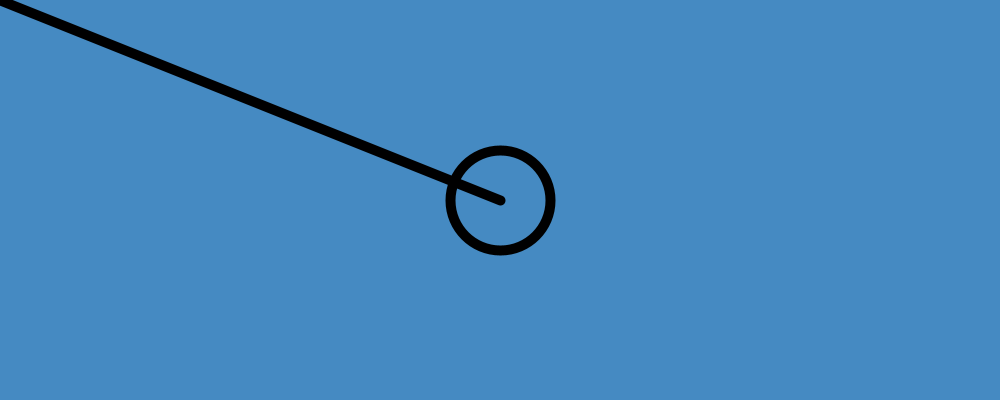
Frame 1 (no input)
Frame 60 (the mouse pressed at the canvas centre just before this capture): identical to frame 1, image omitted
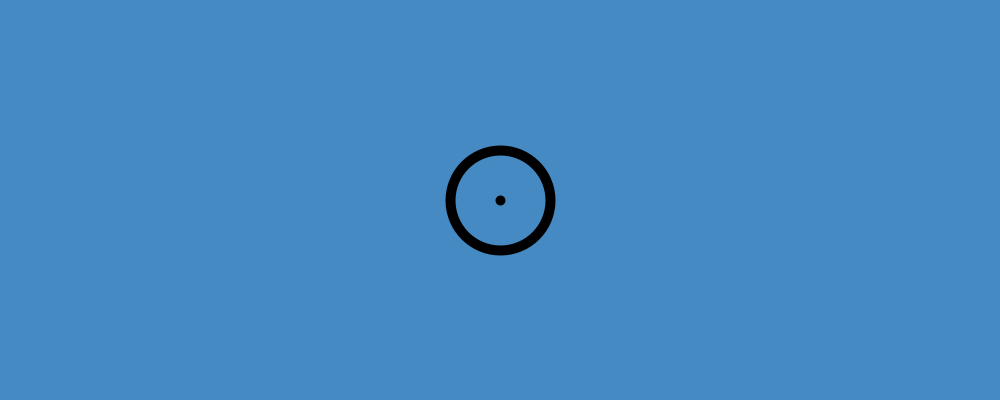
Frame 120 (the mouse held since frame 60 and released just before this capture)

The Processing sketch that drew these frames (run headless with seeded random() and noise(); from frame 60 on, the mouse is pressed at the canvas centre):

// Processing sketch: processing_34460
// ── processing_34460.pde

//void setup provides an original screen for setup
void setup() {

size(1000,400);
colorMode(RGB);
background(69,138,194);
}

//void draw initiates the repetition of commands
void draw() {


background(69,138,194);
//background function within draw recreates the background color
//background(69,138,194);
strokeWeight(10);
line(mouseX,mouseY,width/2,height/2);
//line follows the coordinate of the mouse for the first point position

noFill();
ellipse(width/2,height/2,100,100);


}
